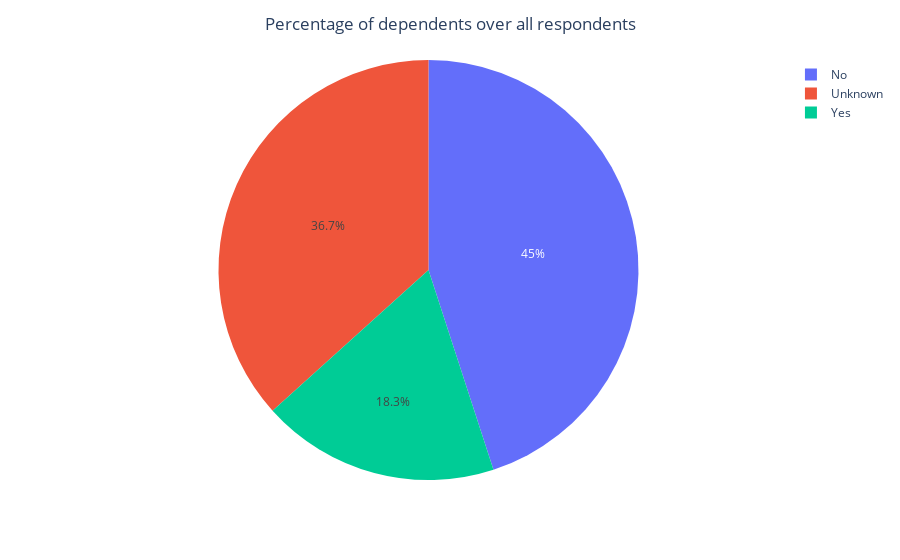

The code cell stored with this chart in its notebook:
### Code cell
"""
Do you have any children or other dependents that you care for? If you prefer not to answer, you may leave this question blank.
"""
grouped_df = df.groupby(['Dependents'], as_index=False, dropna=False)['Respondent'].count()
dependents_pie = px.pie(grouped_df, values='Respondent', names='Dependents')
dependents_pie.update_layout(title_text='Percentage of dependents over all respondents', title_x=0.5)
dependents_pie.show()

### Figure 1 — Plotly figure (JSON) as saved in the notebook; plotly's stock layout.template omitted (floating-point values rounded to 4 significant figures)
{"data": [{"domain": {"x": [0, 1], "y": [0, 1]}, "hovertemplate": "Dependents=%{label}<br>Respondent=%{value}<extra></extra>", "labels": ["No", "Unknown", "Yes"], "legendgroup": "", "name": "", "showlegend": true, "type": "pie", "values": [44478, 36259, 18118]}], "layout": {"autosize": true, "legend": {"tracegroupgap": 0}, "margin": {"t": 60}, "title": {"text": "Percentage of dependents over all respondents", "x": 0.5}}}
